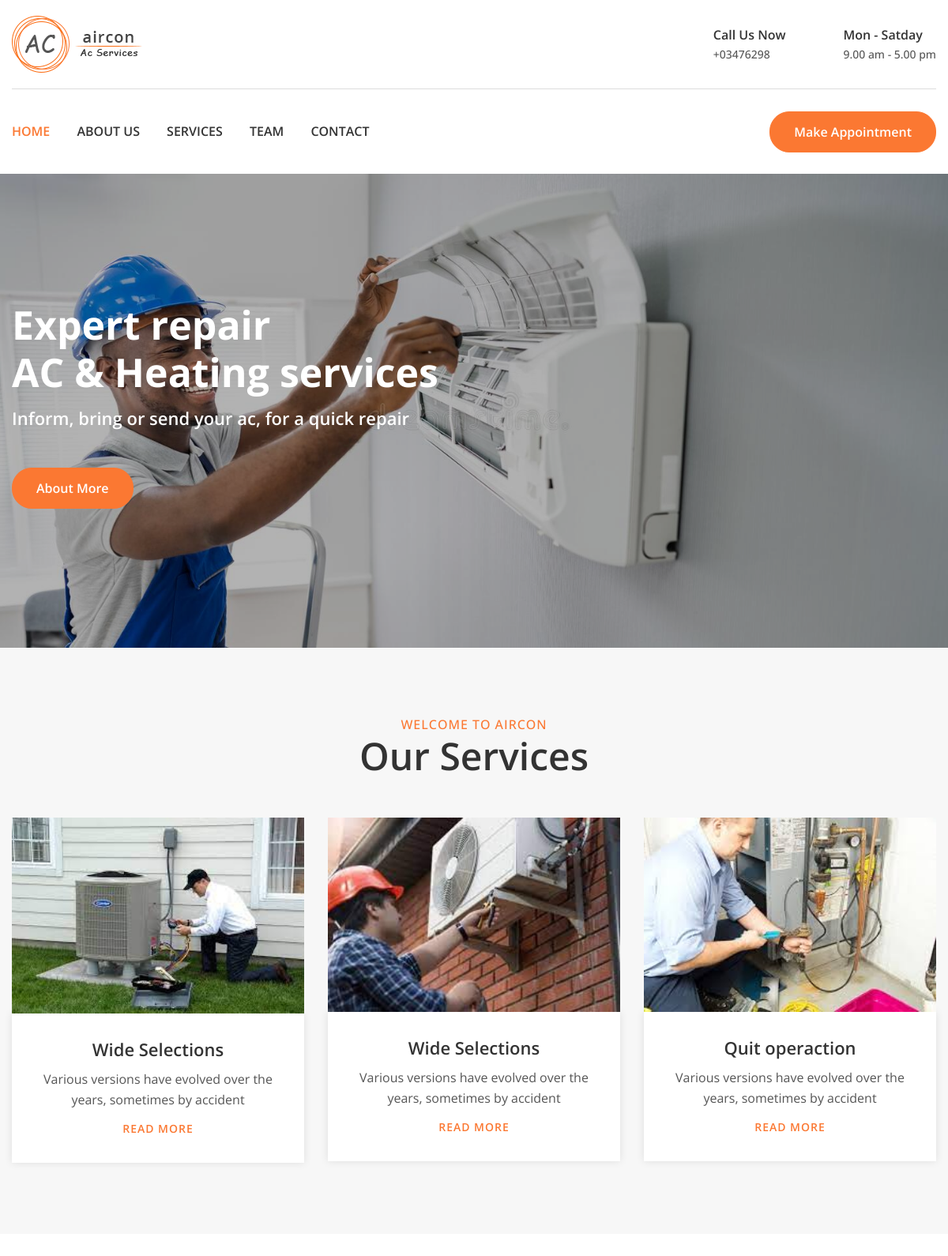
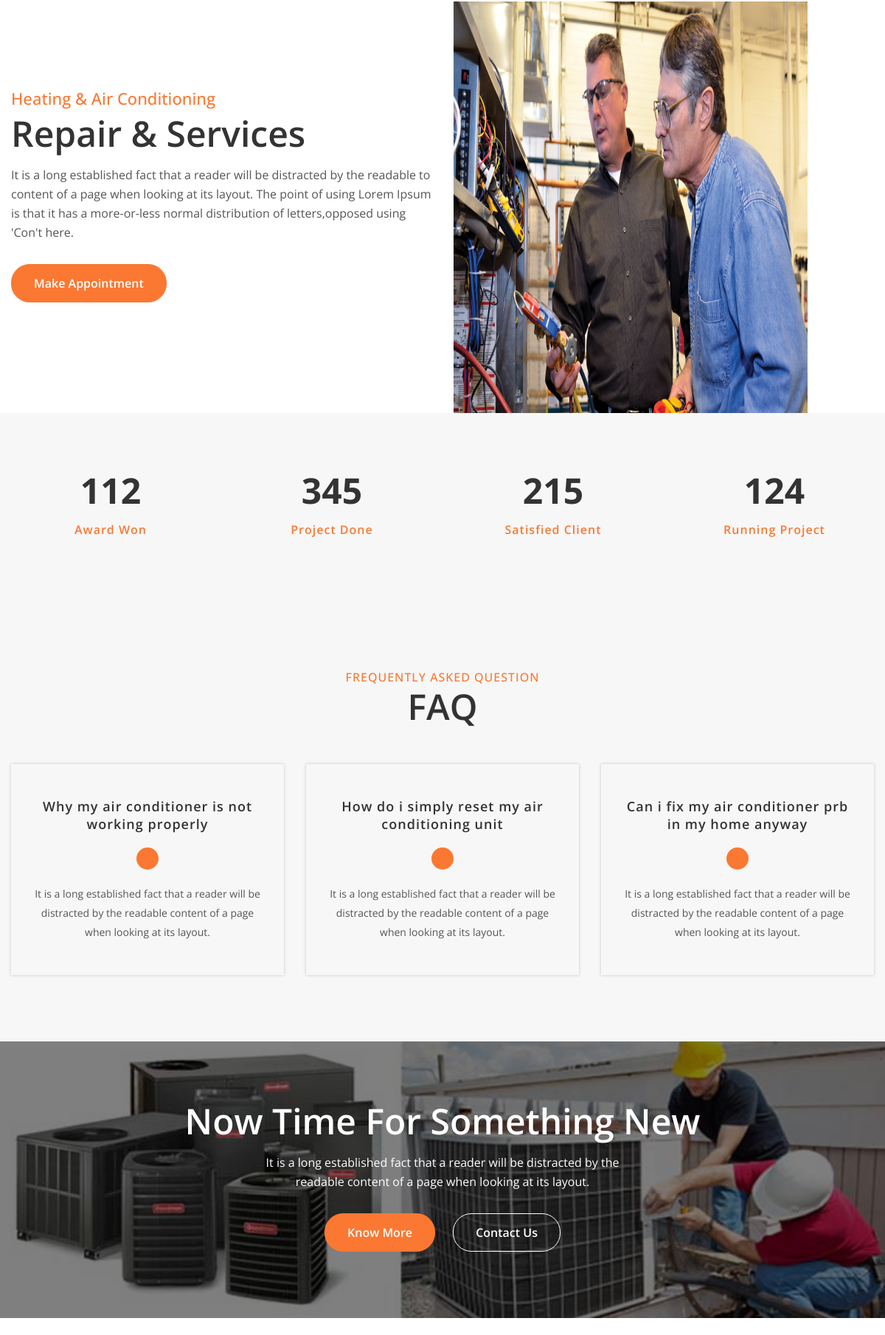
The page / (upper part) on the database its author committed (2 pictures, top to bottom).
### pages/models.py (models this page shows, shortened)
class Service(models.Model):
    title = models.CharField(max_length=50)
    description = models.TextField()
    ser_image = models.ImageField('photos/%Y/%m/%d/')
    date = models.DateTimeField(auto_now_add=True)

### pages/views.py (the view)
# urls.py: 2. Add a URL to urlpatterns:  path('', Home.as_view(), name='home')
def Home(request):
    services = Service.objects.all()
    data = {
        'services': services
    }
    return render(request, 'pages/home.html', data)

### templates/pages/home.html (shortened to what this page needs)
{% extends 'basic.html' %}
{% load static %}
{% block content %}
    <div class="hero-slider hero-slider-1">
        <div class="single-slide overly-bg-black" style="background-image: url({% static 'images/slider/1.jpg' %})">
            <div class="hero-content-one container">
                <div class="row">
                    <div class="col-lg-12 ">
                        <div class="slider-text-info">
                            <h1>Expert repair <br> AC & Heating services</h1>
                            <p>Inform, bring or send your ac, for a quick repair </p>
                            <div class="slider-button">
                                <a href="#" class="default-btn border-radius">About More</a>
                            </div>
                        </div>
                    </div>
                </div>
            </div>
        </div>
    </div>
    <div class="our-service-area bg-grey section-pt section-pb-80">
        <div class="container">
            <div class="row">
                <div class="col-lg-12">
                    <div class="section-title">
                        <h4>WELCOME TO AIRCON</h4>
                        <h2>Our Services</h2>
                    </div>
                </div>
            </div>
            <div class="row service-slider-active">
                {% for service in services %}
                <div class="col-lg-4 col-md-6">
                    <div class="single-service mt--30 mb--30">
                        <div class="service-image">
                            <img src="{{service.ser_image.url}}" alt="">
                        </div>
                        <div class="service-content text-center">
                            <h3><a href="{% url 'single_service' %}">{{service.title}}</a></h3>
                            <p>{{service.description}}</p>
                            <a href="{% url 'single_service' %}">READ MORE</a>
                        </div>
                    </div>
                </div>
                {% endfor %}
            </div>
        </div>
    </div>
    <div class="repair-make-area">
        <div class="container">
            <div class="row align-items-center">
                <div class="col-lg-6 col-md-6">
                    <div class="repair-service-inner">
                        <h3>Heating & Air Conditioning</h3>
                        <h2>Repair & Services</h2>
                        <p>It is a long established fact that a reader will be distracted by the readable to
                         content of a page when looking at its layout. The point of using Lorem Ipsum is that it has a more-or-less normal distribution of letters,opposed using 'Con't here.</p>
                        <div class="make-apoinment-button">
                            <a href="#" class="default-btn border-radius">Make Appointment</a>
                        </div>
                    </div>
                </div>
                <div class="col-lg-6 col-md-6">
                    <div class="repair-image pt--30">
                        <img src="{% static 'images/banner/01.png' %}" alt="">
                    </div>
                </div>
            </div>
        </div>
    </div>
    <div class="project-count-inner bg-grey section-pb section-pt-80">
        <div class="container">
            <div class="row">
            <div class="col-lg-3 col-sm-6">
                <div class="counter text-center">
                    <h3 class="counter-active">112</h3>
                    <p>Award Won</p>
                </div>
            </div>
            <div class="col-lg-3 col-sm-6">
                <div class="counter text-center">
                    <h3 class="counter-active">345</h3>
                    <p>Project Done</p>
                </div>
            </div>
            <div class="col-lg-3 col-sm-6">
                <div class="counter text-center">
                    <h3 class="counter-active">215</h3>
                    <p>Satisfied Client</p>
                </div>
            </div>
            <div class="col-lg-3 col-sm-6">
                <div class="counter text-center">
                    <h3 class="counter-active">124</h3>
                    <p>Running Project</p>
                </div>
            </div>
        </div>
        </div>
    </div>
    <div class="faq-area bg-grey section-ptb">
        <div class="container">
            <div class="row">
                <div class="col-lg-12">
                    <div class="section-title">
                        <h4>FREQUENTLY ASKED QUESTION</h4>
                        <h2>FAQ</h2>
                    </div>
                </div>
            </div>
            <div class="row">
                <div class="col-lg-4 col-md-6">
                    <div class="single-faq text-center">
                        <div class="title-content">
                            <h4>Why my air conditioner is not working properly</h4>
                            <i class="icofont-question"></i>
                        </div>
                        <p>It is a long established fact that a reader will be distracted by the readable content of a page when looking at its layout. </p>
                    </div>
                </div>
                <div class="col-lg-4 col-md-6">
                    <div class="single-faq text-center">
                        <div class="title-content">
                            <h4>How do i simply reset my air conditioning unit</h4>
                            <i class="icofont-question"></i>
                        </div>
                        <p>It is a long established fact that a reader will be distracted by the readable content of a page when looking at its layout. </p>
                    </div>
                </div>
                <div class="col-lg-4 col-md-6">
                    <div class="single-faq text-center">
                        <div class="title-content">
                            <h4>Can i fix my air conditioner prb in  my home anyway</h4>
                            <i class="icofont-question"></i>
                        </div>
                        <p>It is a long established fact that a reader will be distracted by the readable content of a page when looking at its layout. </p>
                    </div>
                </div>
            </div>
        </div>
    </div>
    <div class="something-new-area something-new-bg overly-bg-black section-ptb">
        <div class="container">
            <div class="row">
                <div class="col-lg-12">
                    <div class="something-new-inner text-center text-white">
                        <h2>Now Time For Something New</h2>
                        <p>It is a long established fact that a reader will be distracted by the readable content of a page when looking at its layout. </p>
                        <div class="contact-us-button">
                            <a href="#" class="default-btn border-radius">Know More</a>
                            <a href="#" class="primary-btn border-radius">Contact Us</a>
                        </div>
                    </div>
                </div>
            </div>
        </div>
    </div>
    <div class="latest-blog-news section-pt section-pb-80">
    </div>
{% endblock content %}

### rows shown on the page
Service: ser_image (picture), title "Wide Selections", description "Various versions have evolved over the years, sometimes by accident"
Service: ser_image (picture), title "Wide Selections", description "Various versions have evolved over the years, sometimes by accident"
Service: ser_image (picture), title "Quit operaction", description "Various versions have evolved over the years, sometimes by accident"
